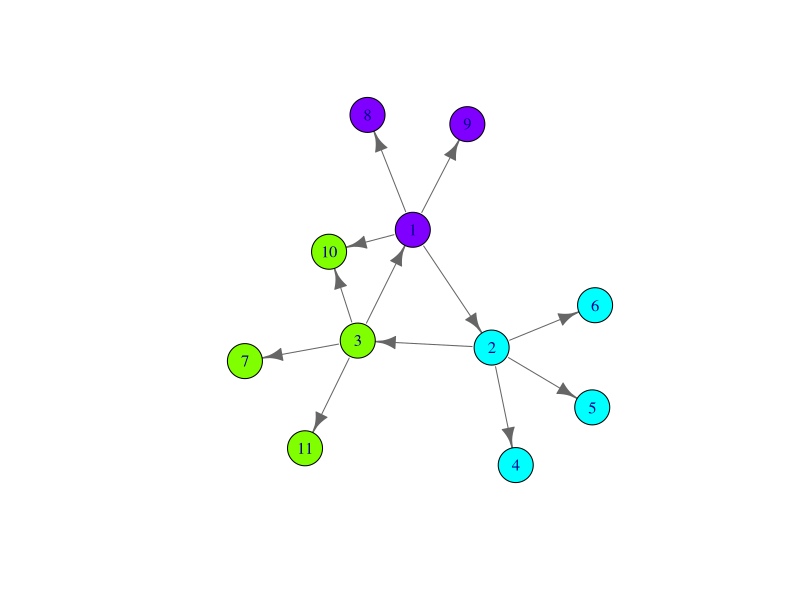
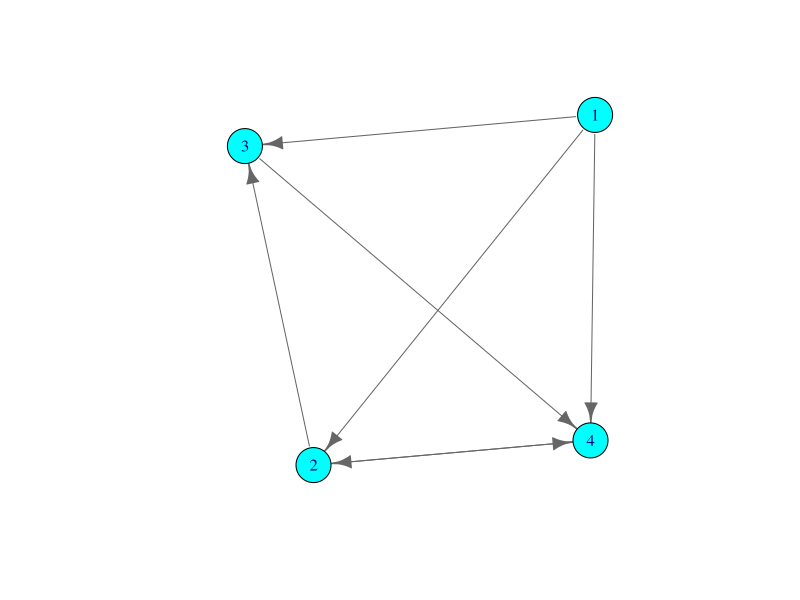

The R source for these figures, in order:
## ---- chunk 1
knitr::opts_chunk$set(echo = TRUE)
## ---- chunk 2
rm(list=ls())
library(igraph)
#1.用igraph创建图表
g<- graph(c(1,2, 1,8,1,9,1,10,2,4,2,5,2,6,2,3,3,7,3,11,3,10,3,1), directed=T)

com = walktrap.community(g, steps = 6)
V(g)$sg = com$membership + 1
V(g)$color = rainbow(max(V(g)$sg))[V(g)$sg]
plot(g, layout=layout.fruchterman.reingold,edge.color = grey(0.4),edge.arrow.mode = ">",vertex.size =20,
     vertex.color = V(g)$color)
## ---- chunk 3
rm(list=ls())
library(igraph)
library(plyr)
#1.用igraph创建图表
g<- graph(c(1,2,1,3,1,4,2,3,2,4,3,4,4,2), directed=T)


com = walktrap.community(g, steps = 6)
V(g)$sg = com$membership + 1
V(g)$color = rainbow(max(V(g)$sg))[V(g)$sg]
plot(g, layout=layout.fruchterman.reingold,edge.color = grey(0.4),edge.arrow.mode = ">",vertex.size =20,
vertex.color = V(g)$color)


pr<-page.rank(g)$vector
df<-data.frame(Object=1:4,PageRank=pr)
arrange(df,desc(PageRank))


